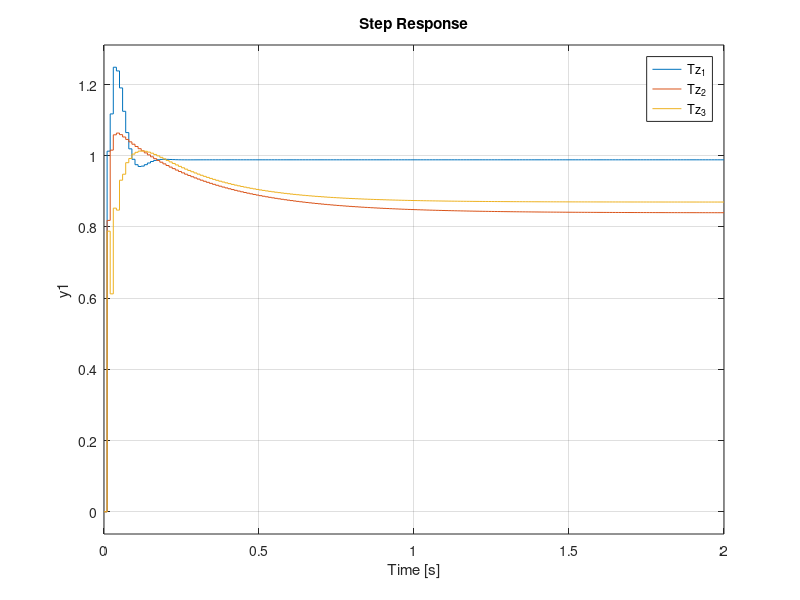

Write MATLAB code to recreate this figure. (Note: this script raises an error after producing the figure.)
%Siso Lead Controller by Rutuja Chaturbhuj.

% Sisotool for TF1:  
%SS=160 Kp=23 

% Tz = tf([0.02556 -0.02105],[1 -1.994 1],0.01)
% Gz=Tz/(1-Tz)
% Gz1=zpk(Gz)
 T=0.01;
 Gz_1=23*tf([0.0003315 -0.0002177],[1 -2.003 1.006],0.01)
 Gz_1=zpk(Gz_1)
 %sisotool(Gz_1);
% 
z0 = 0.3; zp = 0.07; a0 = 100;
Kd = a0*(1-zp)/(1-z0);
Dz_lead_1 = Kd*tf([1 -z0],[1 -zp],T)
Dz_lead_1=zpk(Dz_lead_1)
%step(Dz_lead);
Tz_1=feedback(Gz_1*Dz_lead_1,1)
%step(Tz_final)

% System 2: Kprop = 15, SS=140

 Gz_2=15*tf([0.002538 -0.002473],[1 -2.034 1.038],0.01)
 Gz_2=zpk(Gz_2)
 %sisotool(Gz_1);
% 
z0 = 0.3; zp = 0.3; a0 = 21.5;
Kd = a0*(1-zp)/(1-z0);
Dz_lead_2 = Kd*tf([1 -z0],[1 -zp],T)
Dz_lead_2=zpk(Dz_lead_2)
%step(Dz_lead);
Tz_2=feedback(Gz_2*Dz_lead_2,1)
%step(Tz_final)




% SS=100 KProp=7
 Gz_3=7*tf([3.636e-05 -1.724e-05],[1 -1.998 1],0.01);
 Gz_3=zpk(Gz_3)
 %sisotool(Gz_1);
% 
z0 = 0.968; zp = 0.009; a0 = 100;
Kd = a0*(1-zp)/(1-z0);
Dz_lead_3 = Kd*tf([1 -z0],[1 -zp],T)
Dz_lead_3=zpk(Dz_lead_3)
%step(Dz_lead);
Tz_3=feedback(Gz_3*Dz_lead_3,1)
%step(Tz_final)

step(Tz_1,Tz_2,Tz_3);
stepinfo(Tz_2);


